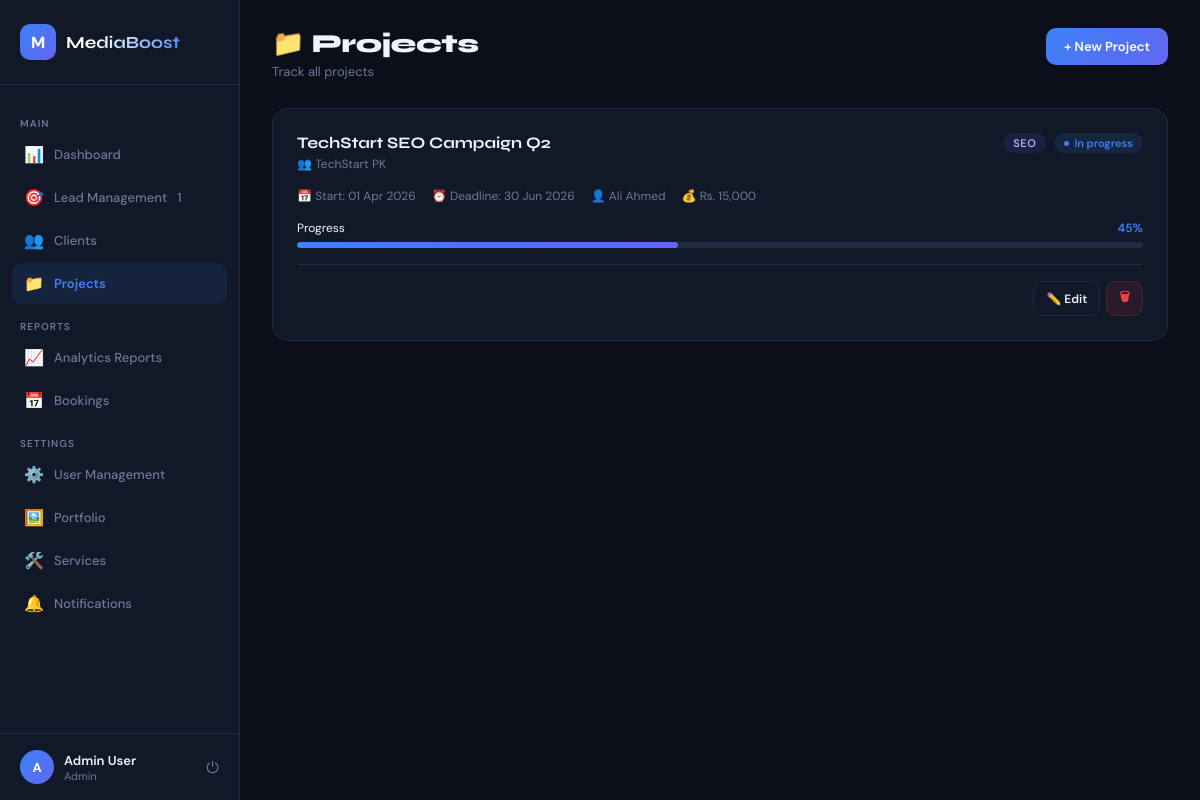
The app's page /admin/projects.php (signed in) with its own data.
### tables this page shows
CREATE TABLE users (
    id          INT AUTO_INCREMENT PRIMARY KEY,
    name        VARCHAR(100) NOT NULL,
    email       VARCHAR(150) NOT NULL UNIQUE,
    password    VARCHAR(255) NOT NULL,
    role        ENUM('admin','manager','employee') DEFAULT 'employee',
    phone       VARCHAR(20),
    is_active   TINYINT(1) DEFAULT 1,
    created_at  TIMESTAMP DEFAULT CURRENT_TIMESTAMP,
    updated_at  TIMESTAMP DEFAULT CURRENT_TIMESTAMP ON UPDATE CURRENT_TIMESTAMP
);

CREATE TABLE projects (
    id              INT AUTO_INCREMENT PRIMARY KEY,
    client_id       INT NOT NULL,
    title           VARCHAR(200) NOT NULL,
    description     TEXT,
    service_type    ENUM('seo','social_media','web_dev','content','backlinks','other') NOT NULL,
    status          ENUM('pending','in_progress','review','completed','paused','cancelled') DEFAULT 'pending',
    start_date      DATE,
    deadline        DATE,
    assigned_to     INT,
    progress        TINYINT DEFAULT 0,             
    budget          DECIMAL(10,2),
    created_at      TIMESTAMP DEFAULT CURRENT_TIMESTAMP,
    updated_at      TIMESTAMP DEFAULT CURRENT_TIMESTAMP ON UPDATE CURRENT_TIMESTAMP,
    FOREIGN KEY (client_id) REFERENCES clients(id) ON DELETE CASCADE,
    FOREIGN KEY (assigned_to) REFERENCES users(id) ON DELETE SET NULL
);

CREATE TABLE clients (
    id              INT AUTO_INCREMENT PRIMARY KEY,
    business_name   VARCHAR(150) NOT NULL,
    contact_person  VARCHAR(100) NOT NULL,
    email           VARCHAR(150) NOT NULL UNIQUE,
    password        VARCHAR(255) NOT NULL,
    phone           VARCHAR(20),
    city            VARCHAR(80),
    industry        VARCHAR(100),
    package         ENUM('basic','standard','premium') DEFAULT 'basic',
    assigned_to     INT,                           
    is_active       TINYINT(1) DEFAULT 1,
    created_at      TIMESTAMP DEFAULT CURRENT_TIMESTAMP,
    updated_at      TIMESTAMP DEFAULT CURRENT_TIMESTAMP ON UPDATE CURRENT_TIMESTAMP,
    FOREIGN KEY (assigned_to) REFERENCES users(id) ON DELETE SET NULL
);

### includes/auth.php (called while the page is built, shortened)
<?php
function currentUser(): array {
    return ['id'=>$_SESSION['user_id']??null,'name'=>$_SESSION['user_name']??'Guest','role'=>$_SESSION['user_role']??null,'type'=>$_SESSION['user_type']??null];
}

### admin/projects.php (the view, shortened to what this page needs)
<?php
require_once '../includes/auth.php';
$db=getDB();$user=currentUser();
$projects=$db->query("SELECT p.*,c.business_name,u.name AS assigned_name FROM projects p LEFT JOIN clients c ON p.client_id=c.id LEFT JOIN users u ON p.assigned_to=u.id ORDER BY p.created_at DESC")->fetchAll();
$users=$db->query("SELECT id,name FROM users WHERE is_active=1")->fetchAll();
?><!DOCTYPE html><html><head><meta charset="UTF-8"><meta name="viewport" content="width=device-width,initial-scale=1"><title>Projects — MediaBoost</title>
</head><body>
<aside class="sidebar">
  <div class="sidebar-logo"><div class="logo-icon">M</div><span class="logo-name">MediaBoost</span></div>
  <nav class="nav">
    <div class="nav-section">Main</div>
    <a href="dashboard.php" class="nav-item <?php echo basename($_SERVER['PHP_SELF'])==='dashboard.php'?'active':''; ?>"><span class="nav-icon">📊</span> Dashboard</a>
    <a href="leads.php" class="nav-item <?php echo basename($_SERVER['PHP_SELF'])==='leads.php'?'active':''; ?>">
      <span class="nav-icon">🎯</span> Lead Management
      <?php $__nb=$db->query("SELECT COUNT(*) FROM leads WHERE status='new'")->fetchColumn(); if($__nb>0): ?><span class="nav-badge"><?php echo $__nb; ?></span><?php endif; ?>
    </a>
    <a href="clients.php" class="nav-item <?php echo basename($_SERVER['PHP_SELF'])==='clients.php'?'active':''; ?>"><span class="nav-icon">👥</span> Clients</a>
    <a href="projects.php" class="nav-item <?php echo basename($_SERVER['PHP_SELF'])==='projects.php'?'active':''; ?>"><span class="nav-icon">📁</span> Projects</a>
    <div class="nav-section">Reports</div>
    <a href="reports.php" class="nav-item <?php echo basename($_SERVER['PHP_SELF'])==='reports.php'?'active':''; ?>"><span class="nav-icon">📈</span> Analytics Reports</a>
    <a href="bookings.php" class="nav-item <?php echo basename($_SERVER['PHP_SELF'])==='bookings.php'?'active':''; ?>">
      <span class="nav-icon">📅</span> Bookings
    </a>
    <div class="nav-section">Settings</div>
    <a href="users.php" class="nav-item <?php echo basename($_SERVER['PHP_SELF'])==='users.php'?'active':''; ?>"><span class="nav-icon">⚙️</span> User Management</a>
    <a href="portfolio.php" class="nav-item <?php echo basename($_SERVER['PHP_SELF'])==='portfolio.php'?'active':''; ?>"><span class="nav-icon">🖼️</span> Portfolio</a>
    <a href="services.php" class="nav-item <?php echo basename($_SERVER['PHP_SELF'])==='services.php'?'active':''; ?>"><span class="nav-icon">🛠️</span> Services</a>
    <a href="notifications.php" class="nav-item <?php echo basename($_SERVER['PHP_SELF'])==='notifications.php'?'active':''; ?>">
      <span class="nav-icon">🔔</span> Notifications
    </a>
  </nav>
  <div class="sidebar-user">
    <div class="user-avatar"><?php echo strtoupper($user['name'][0]); ?></div>
    <div class="user-info"><div class="user-name"><?php echo htmlspecialchars($user['name']); ?></div><div class="user-role"><?php echo $user['role']; ?></div></div>
    <a href="../logout.php" class="logout-btn" title="Logout">⏻</a>
  </div>
</aside>
<main class="main">
  <div class="page-header">
    <div><div class="page-title">📁 Projects</div><div class="page-sub">Track all projects</div></div>
    <button class="btn btn-primary" onclick="openModal('addModal')">+ New Project</button>
  </div>
  <?php if(empty($projects)): ?>
  <div class="empty"><div style="font-size:48px;margin-bottom:16px">📁</div><div style="font-size:16px;font-weight:600;margin-bottom:8px">No projects found</div><div>+ New Project se Add your first project</div></div>
  <?php else: ?>
  <div class="projects-list">
    <?php foreach($projects as $p): ?>
    <div class="project-card">
      <div class="project-top">
        <div>
          <div class="project-title"><?php echo htmlspecialchars($p['title']); ?></div>
          <div class="project-client">👥 <?php echo htmlspecialchars($p['business_name']??'Unknown Client'); ?></div>
        </div>
        <div style="display:flex;gap:8px;align-items:center;flex-shrink:0">
          <span class="service-tag"><?php echo str_replace('_',' ',$p['service_type']); ?></span>
          <span class="status s-<?php echo $p['status']; ?>"><?php echo ucfirst(str_replace('_',' ',$p['status'])); ?></span>
        </div>
      </div>
      <div class="project-meta">
        <?php if($p['start_date']): ?><div class="meta-item">📅 Start: <?php echo date('d M Y',strtotime($p['start_date'])); ?></div><?php endif; ?>
        <?php if($p['deadline']): ?><div class="meta-item">⏰ Deadline: <?php echo date('d M Y',strtotime($p['deadline'])); ?></div><?php endif; ?>
        <?php if($p['assigned_name']): ?><div class="meta-item">👤 <?php echo htmlspecialchars($p['assigned_name']); ?></div><?php endif; ?>
        <?php if($p['budget']): ?><div class="meta-item">💰 Rs. <?php echo number_format($p['budget']); ?></div><?php endif; ?>
      </div>
      <div class="progress-wrap">
        <div class="progress-label"><span>Progress</span><span><?php echo $p['progress']; ?>%</span></div>
        <div class="progress-bar"><div class="progress-fill" style="width:<?php echo $p['progress']; ?>%"></div></div>
      </div>
      <div class="project-footer">
        <div style="display:flex;gap:6px">
          <a href="projects.php?edit=<?php echo $p['id']; ?>" class="btn btn-ghost btn-sm">✏️ Edit</a>
          <form method="POST" style="display:inline" onsubmit="return confirm('Are you sure you want to delete?')">
            <button class="btn btn-danger btn-sm">🗑</button>
          </form>
        </div>
      </div>
    </div>
    <?php endforeach; ?>
  </div>
  <?php endif; ?>
</main>
</body></html>

### records on screen
users: name "A", name "Admin User"
projects: title "TechStart SEO Campaign Q2", client.business_name "TechStart PK", service_type "SEO", status "In progress", start_date "01 Apr 2026", deadline "30 Jun 2026", assigned_to.name "Ali Ahmed", budget "15,000", progress "45"

### other values on screen
$__nb "1"
$user['role'] "Admin"
